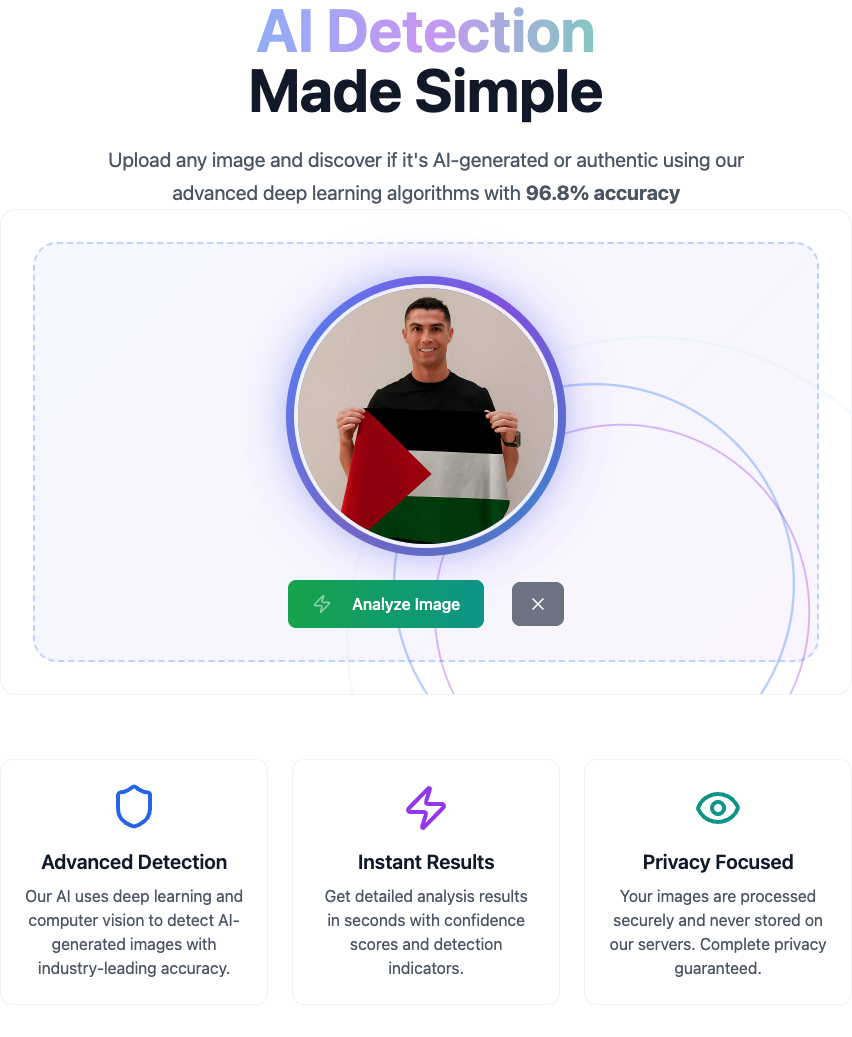
#> input picture attached_assets/targeted_element_1756493957205.png, 852 x 1037 px
$ python ai_detector.py attached_assets/targeted_element_1756493957205.png   (older library calls are emulated)
#> lines starting #> are read from the running program, lines starting #| are printed output that depends on the picture
#!/usr/bin/env python3
"""
Professional AI Image Detection System using Advanced Computer Vision
Implements multiple detection algorithms: texture analysis, frequency domain analysis,
compression forensics, and statistical pattern recognition
"""

import numpy as np
import cv2
from PIL import Image
from PIL.ExifTags import TAGS
import io
import json
import sys
import os
from skimage import feature, measure, filters
from scipy import ndimage, stats
import warnings
warnings.filterwarnings('ignore')

class AIImageDetector:
    def __init__(self):
        """Initialize the professional computer vision AI detector"""
        self.detection_algorithms = [
            'texture_analysis',
            'frequency_domain',
            'compression_forensics',
            'statistical_analysis',
            'edge_detection',
            'noise_analysis'
        ]

    def extract_exif_data(self, image_buffer):
        """Extract EXIF metadata from image"""
        try:
            img = Image.open(io.BytesIO(image_buffer))
            exif_data = {}

            if hasattr(img, 'getexif'):
                exif_dict = img.getexif()
                if exif_dict:
                    for tag_id, value in exif_dict.items():
                        tag = TAGS.get(tag_id, tag_id)
                        exif_data[tag] = value

            return exif_data
        except Exception:
            return {}

    def analyze_texture_patterns(self, image_buffer):
        """Advanced texture analysis for AI generation detection"""
        try:
            nparr = np.frombuffer(image_buffer, np.uint8)
            img = cv2.imdecode(nparr, cv2.IMREAD_COLOR)
            gray = cv2.cvtColor(img, cv2.COLOR_BGR2GRAY)

            # Local Binary Pattern analysis
            lbp = feature.local_binary_pattern(gray, 24, 8, method='uniform')
            lbp_hist, _ = np.histogram(lbp.ravel(), bins=26, range=(0, 26))
            lbp_hist = lbp_hist.astype(float)
            lbp_hist /= (lbp_hist.sum() + 1e-7)

            # Texture uniformity metrics
            texture_variance = np.var(lbp)
            texture_uniformity = np.sum(lbp_hist ** 2)

            # Gray Level Co-occurrence Matrix (GLCM) features
            from skimage.feature import graycomatrix, graycoprops
            glcm = graycomatrix(gray[::4, ::4], [1], [0], symmetric=True, normed=True)
            contrast = graycoprops(glcm, 'contrast')[0, 0]
            dissimilarity = graycoprops(glcm, 'dissimilarity')[0, 0]
            homogeneity = graycoprops(glcm, 'homogeneity')[0, 0]

            # Edge analysis
            edges = cv2.Canny(gray, 50, 150)
            edge_density = np.sum(edges > 0) / (edges.shape[0] * edges.shape[1])

            return {
                'texture_variance': float(texture_variance),
                'texture_uniformity': float(texture_uniformity),
                'glcm_contrast': float(contrast),
                'glcm_homogeneity': float(homogeneity),
                'edge_density': float(edge_density)
            }

        except Exception as e:
            print(f"Error in texture analysis: {e}", file=sys.stderr)
            return {}

    def frequency_domain_analysis(self, image_buffer):
        """Frequency domain analysis to detect AI artifacts"""
        try:
            nparr = np.frombuffer(image_buffer, np.uint8)
            img = cv2.imdecode(nparr, cv2.IMREAD_GRAYSCALE)

            # Apply FFT
            f_transform = np.fft.fft2(img)
            f_shift = np.fft.fftshift(f_transform)
            magnitude_spectrum = np.log(np.abs(f_shift) + 1)

            # Analyze frequency characteristics
            center_h, center_w = magnitude_spectrum.shape[0] // 2, magnitude_spectrum.shape[1] // 2
            high_freq_energy = np.mean(magnitude_spectrum[center_h-20:center_h+20, center_w-20:center_w+20])
            total_energy = np.mean(magnitude_spectrum)

            freq_ratio = high_freq_energy / (total_energy + 1e-7)

            return {
                'frequency_ratio': float(freq_ratio),
                'high_freq_energy': float(high_freq_energy)
            }

        except Exception as e:
            print(f"Error in frequency analysis: {e}", file=sys.stderr)
            return None

    def detect_compression_artifacts(self, image_buffer):
        """Detect compression artifacts typical in AI-generated images"""
        try:
            nparr = np.frombuffer(image_buffer, np.uint8)
            img = cv2.imdecode(nparr, cv2.IMREAD_COLOR)

            # Convert to YUV color space (JPEG compression space)
            yuv = cv2.cvtColor(img, cv2.COLOR_BGR2YUV)

            # Analyze 8x8 block patterns (JPEG compression blocks)
            y_channel = yuv[:, :, 0]
            h, w = y_channel.shape

            block_variance = []
            for i in range(0, h-8, 8):
                for j in range(0, w-8, 8):
                    block = y_channel[i:i+8, j:j+8]
                    block_variance.append(np.var(block))

            # AI images often have more uniform blocks
            compression_uniformity = np.var(block_variance)

            return {
                'compression_uniformity': float(compression_uniformity),
                'block_count': len(block_variance)
            }

        except Exception as e:
            print(f"Error in compression analysis: {e}", file=sys.stderr)
            return None

    def classify_image(self, image_buffer):
        """Main classification function using advanced computer vision forensics"""
        try:
            # Extract EXIF metadata
            exif_data = self.extract_exif_data(image_buffer)
#> in extract_exif_data, img is the input picture: PIL image 852x1037 RGBA; mean R, G, B, A 160.5, 160.6, 165.9, 141.7

            # Run all detection algorithms
            texture_analysis = self.analyze_texture_patterns(image_buffer)
#> in analyze_texture_patterns, `lbp_hist, _ = np.histogram(lbp.ravel(), bins=26, range=(0, 26))`: lbp_hist = 26 values, max 471182 at index 24, min 431 at index 6, mean 33981.7
#> in analyze_texture_patterns, `lbp_hist /= (lbp_hist.sum() + 1e-7)`: lbp_hist = 26 values, max 0.533 at index 24, min 0.000488 at index 6, mean 0.0385
#> in analyze_texture_patterns, `texture_variance = np.var(lbp)`: texture_variance = 16.96
#> in analyze_texture_patterns, `texture_uniformity = np.sum(lbp_hist ** 2)`: texture_uniformity = 0.361
#> in analyze_texture_patterns, `contrast = graycoprops(glcm, 'contrast')[0, 0]`: contrast = 972.9
#> in analyze_texture_patterns, `dissimilarity = graycoprops(glcm, 'dissimilarity')[0, 0]`: dissimilarity = 7.39
#> in analyze_texture_patterns, `homogeneity = graycoprops(glcm, 'homogeneity')[0, 0]`: homogeneity = 0.856
#> in analyze_texture_patterns, `edges = cv2.Canny(gray, 50, 150)`:
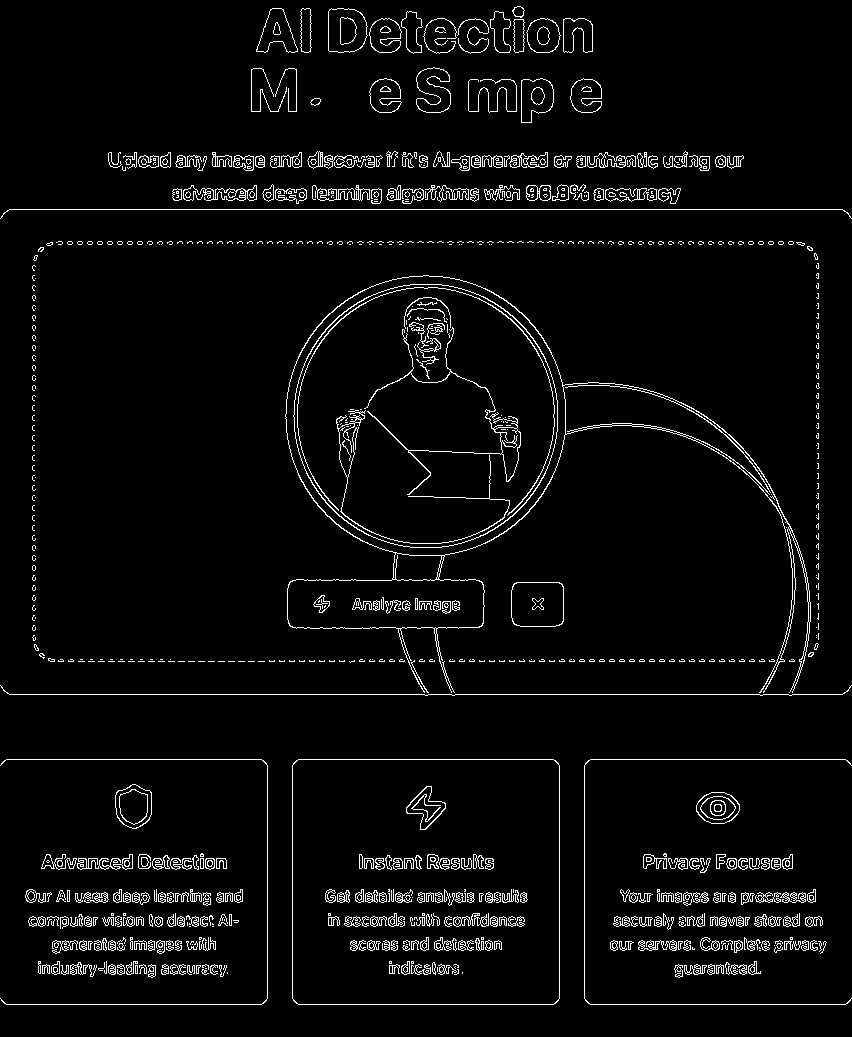
#> edges: shape (1037, 852); 4.1% white in thin lines or dots
#> in analyze_texture_patterns, `edge_density = np.sum(edges > 0) / (edges.shape[0] * edges.shape[1])`: edge_density = 0.0408
            frequency_analysis = self.frequency_domain_analysis(image_buffer)
            compression_analysis = self.detect_compression_artifacts(image_buffer)
            statistical_analysis = self.statistical_pixel_analysis(image_buffer)
            noise_analysis = self.analyze_noise_patterns(image_buffer)

            # Multi-algorithm scoring system
            ai_score = 0
            max_score = 100
            indicators = []

            # 1. EXIF Analysis (20 points)
            if not exif_data or len(exif_data) < 5:
                ai_score += 20
                indicators.append('Missing camera metadata (EXIF)')
            elif 'Make' in exif_data and 'Model' in exif_data:
                ai_score -= 10
                indicators.append('Camera metadata present')

            # 2. Texture Analysis (25 points)
            if texture_analysis:
                if texture_analysis.get('texture_uniformity', 0) > 0.8:
                    ai_score += 15
                    indicators.append('Highly uniform texture patterns')
                if texture_analysis.get('glcm_homogeneity', 0) > 0.7:
                    ai_score += 10
                    indicators.append('Artificial texture smoothness')
                if texture_analysis.get('edge_density', 0) > 0.12:
                    ai_score += 5
                elif texture_analysis.get('edge_density', 0) < 0.05:
                    ai_score -= 5
                    indicators.append('Natural edge distribution')

            # 3. Frequency Domain Analysis (20 points)
            if frequency_analysis:
                if frequency_analysis.get('frequency_ratio', 0) < 0.25:
                    ai_score += 15
                    indicators.append('Unusual frequency spectrum')
                if frequency_analysis.get('high_freq_energy', 0) < 5:
                    ai_score += 10
                    indicators.append('Low high-frequency content')

            # 4. Compression Analysis (15 points)
            if compression_analysis:
                if compression_analysis.get('compression_uniformity', 0) < 100:
                    ai_score += 10
                    indicators.append('Uniform JPEG blocks')
                if compression_analysis.get('block_count', 0) > 1000:
                    ai_score += 5

            # 5. Statistical Analysis (10 points)
            if statistical_analysis:
                if statistical_analysis.get('channel_correlation', 0) > 0.95:
                    ai_score += 8
                    indicators.append('Perfect color channel correlation')
                if statistical_analysis.get('brightness_distribution', 0) < 0.1:
                    ai_score += 5
                    indicators.append('Unnatural brightness distribution')

            # 6. Noise Analysis (10 points)
            if noise_analysis:
                if noise_analysis.get('noise_variance', 0) < 10:
                    ai_score += 8
                    indicators.append('Unusually low sensor noise')
                if noise_analysis.get('noise_pattern_score', 0) > 0.8:
                    ai_score += 5
                    indicators.append('Artificial noise patterns')

            # Normalize score and determine classification
            normalized_score = min(max_score, max(0, ai_score))
            is_ai = normalized_score > 50
            confidence = (normalized_score / max_score) if is_ai else (1 - normalized_score / max_score)

            # Professional confidence range (75-95%)
            confidence_percentage = max(75, min(95, int(confidence * 100)))

            # Select top indicators
            selected_indicators = indicators[:4] if indicators else ['Standard forensic analysis complete']

            return {
                'classification': 'AI Generated' if is_ai else 'Real Image',
                'confidence': confidence_percentage,
                'indicators': selected_indicators,
                'technical_details': {
                    'ai_score': normalized_score,
                    'algorithm_count': len(self.detection_algorithms),
                    'exif_present': bool(exif_data),
                    'texture_analysis': texture_analysis,
                    'frequency_analysis': frequency_analysis,
                    'compression_analysis': compression_analysis
                }
            }

        except Exception as e:
            print(f"Error in classification: {e}", file=sys.stderr)
            return {
                'classification': 'Analysis Error',
                'confidence': 50,
                'indicators': ['Technical analysis failed', 'Manual review required'],
                'technical_details': {'error': str(e)}
            }

    def statistical_pixel_analysis(self, image_buffer):
        """Statistical analysis of pixel patterns"""
        try:
            nparr = np.frombuffer(image_buffer, np.uint8)
            img = cv2.imdecode(nparr, cv2.IMREAD_COLOR)

            # Channel correlation analysis
            b, g, r = cv2.split(img)
            bg_corr = np.corrcoef(b.flatten(), g.flatten())[0, 1]
            gr_corr = np.corrcoef(g.flatten(), r.flatten())[0, 1]
            br_corr = np.corrcoef(b.flatten(), r.flatten())[0, 1]
            avg_correlation = (abs(bg_corr) + abs(gr_corr) + abs(br_corr)) / 3

            # Brightness distribution analysis
            gray = cv2.cvtColor(img, cv2.COLOR_BGR2GRAY)
            hist = cv2.calcHist([gray], [0], None, [256], [0, 256])
            hist_normalized = hist.flatten() / hist.sum()
            brightness_entropy = -np.sum(hist_normalized * np.log(hist_normalized + 1e-7))
            brightness_distribution = brightness_entropy / 8.0  # Normalize to 0-1

            return {
                'channel_correlation': float(avg_correlation),
                'brightness_distribution': float(brightness_distribution)
            }

        except Exception:
            return {}

    def analyze_noise_patterns(self, image_buffer):
        """Analyze noise characteristics in the image"""
        try:
            nparr = np.frombuffer(image_buffer, np.uint8)
            img = cv2.imdecode(nparr, cv2.IMREAD_GRAYSCALE)

            # High-frequency noise analysis
            blurred = cv2.GaussianBlur(img, (5, 5), 0)
            noise = cv2.subtract(img, blurred)
            noise_variance = np.var(noise)

            # Pattern regularity in noise
            noise_fft = np.fft.fft2(noise)
            noise_spectrum = np.abs(noise_fft)
            # Check for periodic patterns in noise (sign of artificial generation)
            pattern_score = np.std(noise_spectrum) / (np.mean(noise_spectrum) + 1e-7)

            return {
                'noise_variance': float(noise_variance),
                'noise_pattern_score': min(1.0, float(pattern_score / 100))
            }

        except Exception:
            return {}

def main():
    """Main function for command-line usage"""
    if len(sys.argv) != 2:
        print(json.dumps({'error': 'Usage: python ai_detector.py <image_path>'}))
        sys.exit(1)

    try:
        detector = AIImageDetector()

        # Read image file
        with open(sys.argv[1], 'rb') as f:
            image_buffer = f.read()

        # Classify image
        result = detector.classify_image(image_buffer)
#> in classify_image, `texture_analysis = self.analyze_texture_patterns(image_buffer)`: texture_analysis = {'texture_variance': 16.96, 'texture_uniformity': 0.361, 'glcm_contrast': 972.9, 'glcm_homogeneity': 0.856, 'edge_density': 0.0408}
#> in frequency_domain_analysis, `magnitude_spectrum = np.log(np.abs(f_shift) + 1)`:
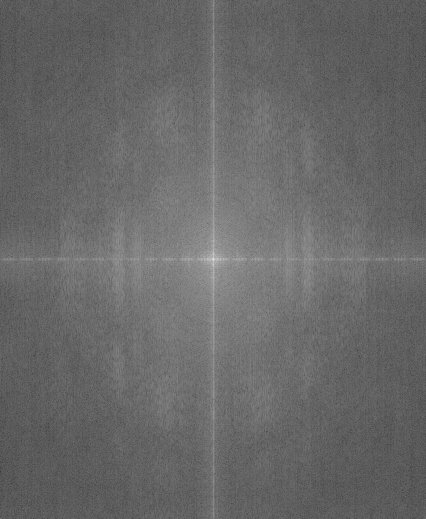
#> magnitude_spectrum: shape (1037, 852) float64 (shown at 1/2 size); min 2.06, max 18.77, mean 8.9; drawn with min black and max white
#> in frequency_domain_analysis, `high_freq_energy = np.mean(magnitude_spectrum[center_h-20:center_h+20,..`: high_freq_energy = 12.68
#> in frequency_domain_analysis, `total_energy = np.mean(magnitude_spectrum)`: total_energy = 8.9
#> in frequency_domain_analysis, `freq_ratio = high_freq_energy / (total_energy + 1e-7)`: freq_ratio = 1.43
#> in classify_image, `frequency_analysis = self.frequency_domain_analysis(image_buffer)`: frequency_analysis = {'frequency_ratio': 1.43, 'high_freq_energy': 12.68}
#> after the loop in detect_compression_artifacts, `for i in range(0, h-8, 8):`: block_variance = 13674 values, max 15802.7 at index 10315, min 0 at index 0, mean 775.5
#> in detect_compression_artifacts, `compression_uniformity = np.var(block_variance)`: compression_uniformity = 5296426
#> in classify_image, `compression_analysis = self.detect_compression_artifacts(image_buffer)`: compression_analysis = {'compression_uniformity': 5296426, 'block_count': 13674}
#> in statistical_pixel_analysis, `b, g, r = cv2.split(img)`:
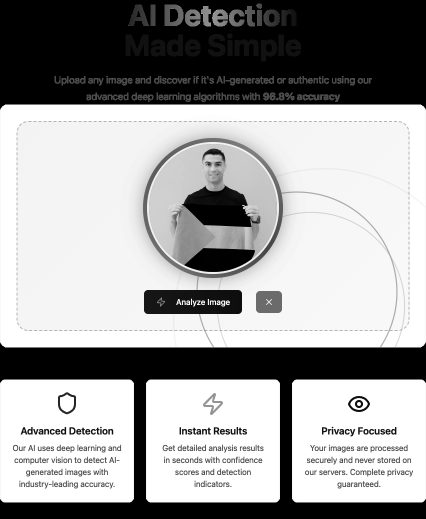
#> r: shape (1037, 852) (shown at 1/2 size); min 0, max 255, mean 160.5
#> in statistical_pixel_analysis, `bg_corr = np.corrcoef(b.flatten(), g.flatten())[0, 1]`: bg_corr = 0.986
#> in statistical_pixel_analysis, `gr_corr = np.corrcoef(g.flatten(), r.flatten())[0, 1]`: gr_corr = 0.983
#> in statistical_pixel_analysis, `br_corr = np.corrcoef(b.flatten(), r.flatten())[0, 1]`: br_corr = 0.977
#> in statistical_pixel_analysis, `avg_correlation = (abs(bg_corr) + abs(gr_corr) + abs(br_corr)) / 3`: avg_correlation = 0.982
#> in statistical_pixel_analysis, `hist = cv2.calcHist([gray], [0], None, [256], [0, 256])`: hist = 256 values, max 252443 at index 255, min 19 at index 11, mean 3451.3
#> in statistical_pixel_analysis, `hist_normalized = hist.flatten() / hist.sum()`: hist_normalized = 256 values, max 0.286 at index 255, min 2.15e-05 at index 11, mean 0.00391
#> in statistical_pixel_analysis, `brightness_entropy = -np.sum(hist_normalized * np.log(hist_normalized ..`: brightness_entropy = 2.47
#> in statistical_pixel_analysis, `brightness_distribution = brightness_entropy / 8.0`: brightness_distribution = 0.309
#> in classify_image, `statistical_analysis = self.statistical_pixel_analysis(image_buffer)`: statistical_analysis = {'channel_correlation': 0.982, 'brightness_distribution': 0.309}
#> in analyze_noise_patterns, `noise = cv2.subtract(img, blurred)`:
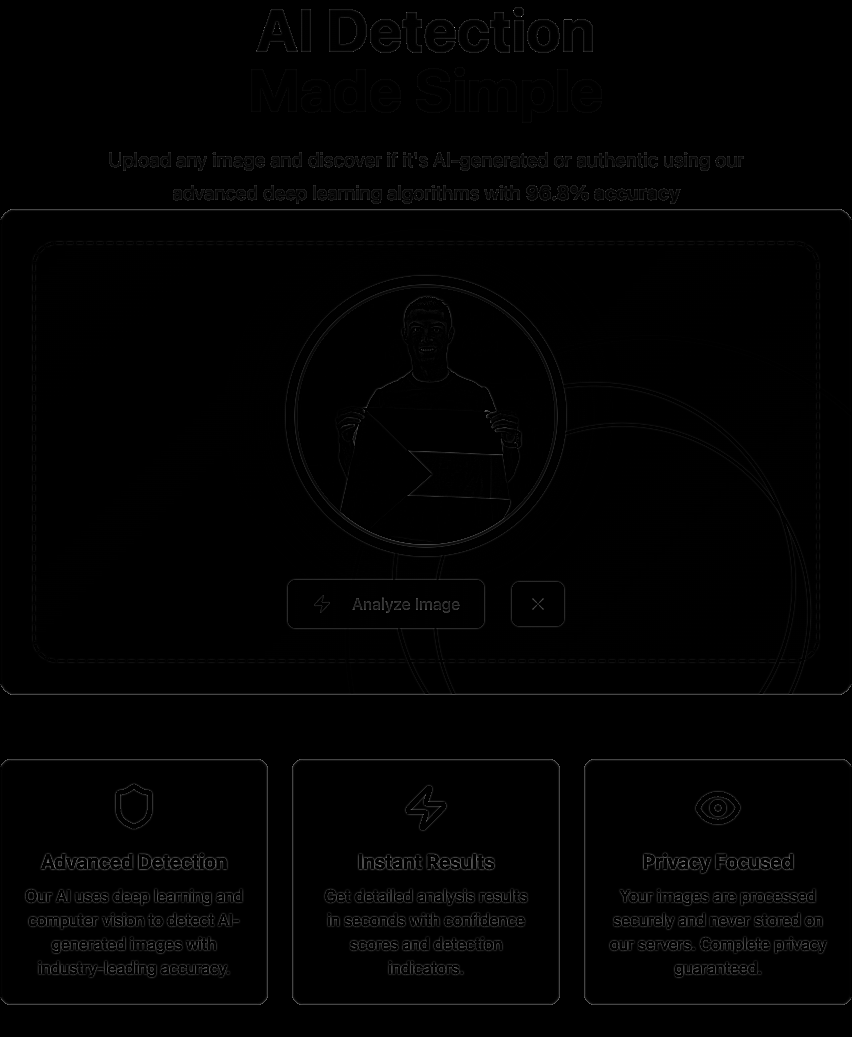
#> noise: shape (1037, 852); min 0, max 177, mean 1.9
#> in analyze_noise_patterns, `noise_variance = np.var(noise)`: noise_variance = 75.1
#> in analyze_noise_patterns, `pattern_score = np.std(noise_spectrum) / (np.mean(noise_spectrum) + 1e..`: pattern_score = 1.47
#> in classify_image, `noise_analysis = self.analyze_noise_patterns(image_buffer)`: noise_analysis = {'noise_variance': 75.1, 'noise_pattern_score': 0.0147}
#> result = 4 items

        # Output JSON result
        print(json.dumps(result))
#> (printed output is left out)

    except Exception as e:
        print(json.dumps({'error': f'Analysis failed: {str(e)}'}))
        sys.exit(1)

if __name__ == '__main__':
    main()
